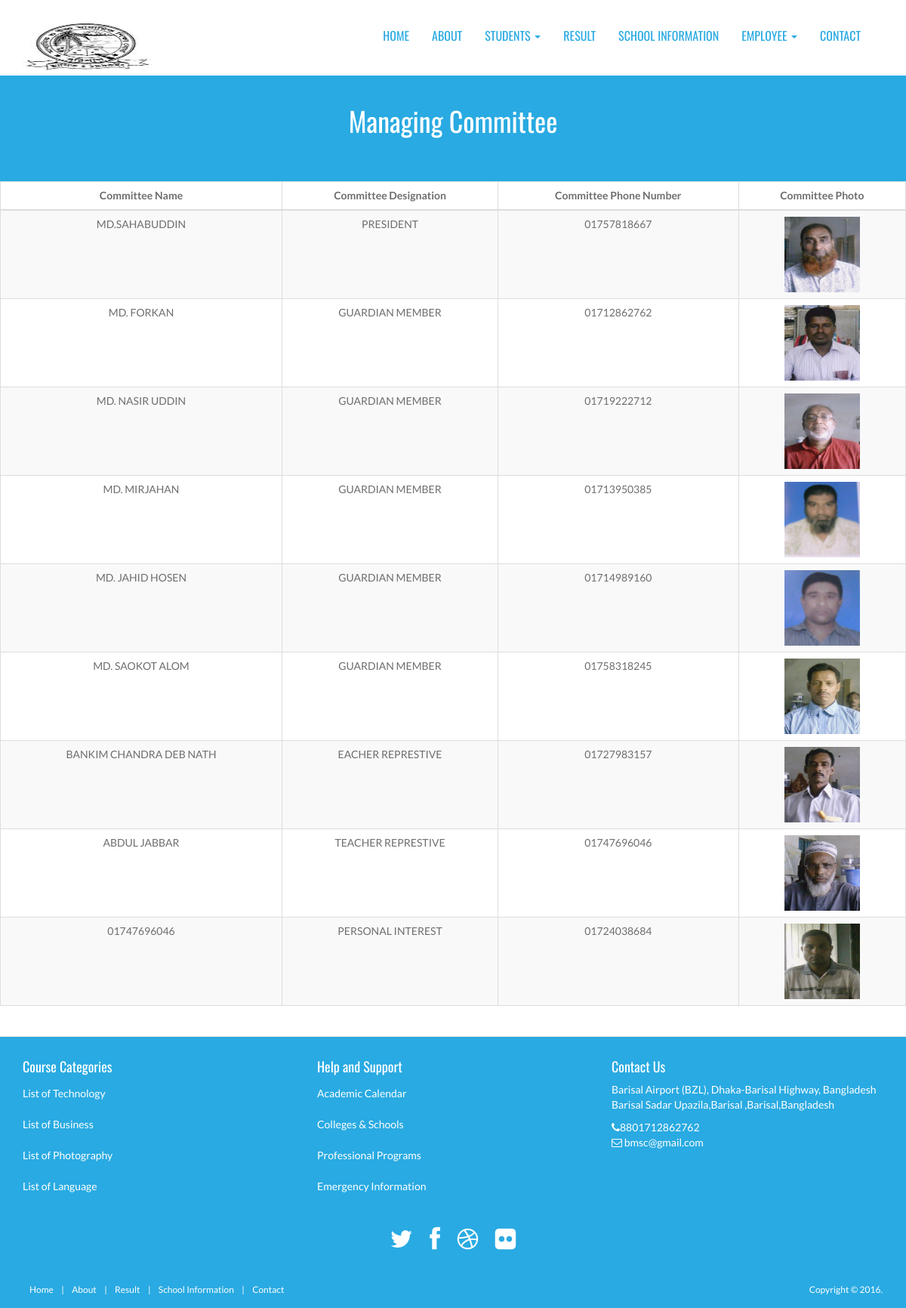
Screenshot of /committee.php with the database file from the repository.
### tables this page shows
CREATE TABLE IF NOT EXISTS `tbl_managing_committee` (
  `committee_id` int(3) NOT NULL AUTO_INCREMENT,
  `committee_name` varchar(100) NOT NULL,
  `committee_designation` varchar(100) NOT NULL,
  `committee_number` varchar(15) NOT NULL,
  `committee_photo` text NOT NULL,
  `publication_status` tinyint(1) NOT NULL,
  PRIMARY KEY (`committee_id`)
);

CREATE TABLE IF NOT EXISTS `tbl_category` (
  `category_id` int(3) NOT NULL AUTO_INCREMENT,
  `category_name` varchar(100) NOT NULL,
  `category_description` text NOT NULL,
  `publication_status` tinyint(1) NOT NULL,
  PRIMARY KEY (`category_id`)
);

CREATE TABLE IF NOT EXISTS `tbl_admission` (
  `admission_id` int(3) NOT NULL AUTO_INCREMENT,
  `admission_title` varchar(256) NOT NULL,
  `admission_description` text NOT NULL,
  `publication_status` smallint(1) NOT NULL,
  PRIMARY KEY (`admission_id`)
);

CREATE TABLE IF NOT EXISTS `tbl_address` (
  `address_id` int(3) NOT NULL AUTO_INCREMENT,
  `address` varchar(300) NOT NULL,
  `email` varchar(256) NOT NULL,
  `phone` varchar(15) NOT NULL,
  `publication_status` tinyint(1) NOT NULL,
  PRIMARY KEY (`address_id`)
);

### committee.php (called while the page is built, shortened)
<?php
include './index.php';

### classes/application.php (called while the page is built, shortened)
<?php
class Application {
    private $db_connect;
    public function __construct() {
        $host_name = 'localhost';
        $user_name = 'root';
        $password = '';
        $db_name = 'school-management-system';
        $this->db_connect = mysqli_connect($host_name, $user_name, $password, $db_name);
    }
    public function select_all_committee_info() {
        $sql = "SELECT * FROM tbl_managing_committee WHERE publication_status=1";
        if (mysqli_query($this->db_connect, $sql)) {
            $query_result = mysqli_query($this->db_connect, $sql);
            return $query_result;
        } else {
            die('Query Problem' . mysqli_error($this->db_connect));
        }
    }
    public function select_all_contact_info() {
        $sql = "SELECT * FROM tbl_address WHERE publication_status=1";
        if (mysqli_query($this->db_connect, $sql)) {
            $query_result = mysqli_query($this->db_connect, $sql);
            return $query_result;
        } else {
            die('Query Problem' . mysqli_error($this->db_connect));
        }
    }
    public function select_all_category_info() {
        $sql = "SELECT * FROM tbl_category WHERE publication_status=1";
        if (mysqli_query($this->db_connect, $sql)) {
            $query_result = mysqli_query($this->db_connect, $sql);
            return $query_result;
        } else {
            die('Query Problem' . mysqli_error($this->db_connect));
        }
    }
    public function select_admission_info() {
        $sql = "SELECT * FROM tbl_admission WHERE publication_status=1";
        if (mysqli_query($this->db_connect, $sql)) {
            $query_result = mysqli_query($this->db_connect, $sql);
            return $query_result;
        } else {
            die('Query Problem' . mysqli_error($this->db_connect));
        }
    }
}

### pages/committee_content.php (the view)
<?php
$query_result = $obj_app->select_all_committee_info();
?>
<header id="head" class="secondary">
    <div class="container">
        <h1>Managing Committee</h1>
    </div>
</header>
<div class="box-content">
    <table class="table table-striped table-bordered bootstrap-datatable datatable" >
        <thead>
            <tr>
                <th class="text-center">Committee Name</th>
                <th class="text-center">Committee Designation</th>
                <th class="text-center">Committee Phone Number</th>
                <th class="text-center">Committee Photo</th>
            </tr>
        </thead>
        <tbody>
            <?php while ($committee_info = mysqli_fetch_assoc($query_result)) { ?>
                <tr>
                    <td class="text-center"><?php echo $committee_info['committee_name']; ?></td>
                    <td class="text-center"><?php echo $committee_info['committee_designation']; ?></td>
                    <td class="text-center"><?php echo $committee_info['committee_number']; ?></td>
                    <td class="text-center"><img height="100px!important" src="assets/<?php echo $committee_info['committee_photo']; ?>" alt=""></td>
                </tr>
            <?php } ?>
        </tbody>
    </table>
</div>

### include/footer.php (shortened to what this page needs)
<?php
$query_result = $obj_app->select_all_contact_info();
$query_result1 = $obj_app->select_all_category_info();
$query_result2 = $obj_app->select_admission_info();
?>
<footer id="footer">
    <div class="container">
        <div class="row">
            <div class="footerbottom">
                <div class="col-md-4 col-sm-6">
                    <div class="footerwidget">
                        <h4>
                            Course Categories
                        </h4>
                        <div class="menu-course">
                            <?php while ($category_info = mysqli_fetch_assoc($query_result1)) { ?>
                                <ul class="menu">
                                    <li><a href="#"> <?php echo $category_info['category_name']; ?></a></li>
                                </ul>
                            <?php } ?>
                        </div>
                    </div>
                </div>
                <div class="col-md-4 col-sm-6">
                    <div class="footerwidget">
                        <h4>
                            Help and Support
                        </h4>
                        <?php while ($admission_info = mysqli_fetch_assoc($query_result2)) { ?>
                                <ul class="menu">
                                    <li><a href="#"> <?php echo $admission_info['admission_title']; ?></a></li>
                                </ul>
                            <?php } ?>
                    </div>
                </div>
                <div class="col-md-4 col-sm-6">
                    <div class="footerwidget">
                        <h4>Contact Us</h4>
                        <?php while ($contact_info = mysqli_fetch_assoc($query_result)) { ?>
                            <p><?php echo $contact_info['address']; ?></p>
                            <div class="contact-info">
                                <i class="fa fa-phone"></i><?php echo $contact_info['phone']; ?><br>
                                <i class="fa fa-envelope-o"></i> <?php echo $contact_info['email']; ?>
                            </div>
                        <?php } ?>
                    </div>
                </div>
            </div>
        </div>
        <div class="social text-center">
            <a href="https://twitter.com/" target="_blank"><i title="tweeter" class="fa fa-twitter"></i></a>
            <a href="https://www.facebook.com/" target="_blank"><i title="facebook" class="fa fa-facebook"></i></a>
            <a href="https://dribbble.com/" target="_blank"><i title="dribbble" class="fa fa-dribbble"></i></a>
            <a href="https://www.flickr.com" target="_blank"><i title="flickr" class="fa fa-flickr"></i></a>
        </div>
    </div>
    <div class="footer2">
        <div class="container">
            <div class="row">
                <div class="col-md-6 panel">
                    <div class="panel-body">
                        <p class="simplenav">
                            <a href="index.php">Home</a> |
                            <a href="about.php">About</a> |
                            <a href="result.php">Result</a> |
                            <a href="school_info.php">School Information</a> |
                            <a href="contact.php">Contact</a>
                    </div>
                </div>
                <div class="col-md-6 panel">
                    <div class="panel-body">
                        <p class="text-right">
                            Copyright &copy; 2016.
                        </p>
                    </div>
                </div>
            </div>
        </div>
    </div>
</footer>

### assets/front_end_assets/css/style.css (style rules this page uses)
body { font-family: 'Lato', sans-serif; font-weight: normal; color: #6E6E6E; }
h1, h2, h3, h4, h5, h6 { font-weight: normal; font-family: 'Oswald', sans-serif; }
h1, .h1, h2, .h2, h3, .h3 { margin-top: 30px; }
a { color:#3d84e6; }
#head { background-size: cover; height: 600px; text-align: center; color: white; font-weight: 300; position: relative; background-position-x: center; }
#head.secondary { height: 100px; min-height: 100px; padding-top: 0px; }
.panel { margin-bottom: 0px; background-color: transparent; border: 1px solid transparent; border-radius: 0px; -webkit-box-shadow: none; box-shadow: none; }
.panel-body { padding: 0px; }
ul, .list.custom-list ul { margin: 0 0 11px; list-style-type: none; padding-left: 10px; }
img { max-width: 100%; }
footer { border-top: 1px solid #e5e5e5; background: #29AAE2; margin-top: 40px; padding-top: 20px; color: #fff; }
ul.menu { padding: 0px; }
.menu li { padding: 5px 0px; }
.menu li a { color: #FFFFFF; }
.social { margin: 20px 0; }
.social a { font-size: 32px; margin: 0 10px; color: #FFFFFF; }
.footer2 { background: #29AAE2; padding: 15px 0; color: #aaa; font-size: 12px; }
.footer2 a { color: #FFF; }
.footer2 p { margin: 0; color: #fff; }
footer ul li { list-style: none; }
#head.secondary { padding-top: 0px; background: #29AAE2; background-size: cover; text-align: center; padding:10px 0; height: 140px; }
#head.secondary h1 { COLOR: #fff; text-align: center; }
.footer2 a { padding: 4px 8px; }

### rows the page displays
tbl_managing_committee: committee_name "MD.SAHABUDDIN", committee_designation "PRESIDENT", committee_number "01757818667", committee_photo (picture)
tbl_managing_committee: committee_name "MD. FORKAN", committee_designation "GUARDIAN MEMBER", committee_number "01712862762", committee_photo (picture)
tbl_managing_committee: committee_name "MD. NASIR UDDIN", committee_designation "GUARDIAN MEMBER", committee_number "01719222712", committee_photo (picture)
tbl_managing_committee: committee_name "MD. MIRJAHAN", committee_designation "GUARDIAN MEMBER", committee_number "01713950385", committee_photo (picture)
tbl_managing_committee: committee_name "MD. JAHID HOSEN", committee_designation "GUARDIAN MEMBER", committee_number "01714989160", committee_photo (picture)
tbl_managing_committee: committee_name "MD. SAOKOT ALOM", committee_designation "GUARDIAN MEMBER", committee_number "01758318245", committee_photo (picture)
tbl_managing_committee: committee_name "BANKIM CHANDRA DEB NATH", committee_designation "EACHER REPRESTIVE", committee_number "01727983157", committee_photo (picture)
tbl_managing_committee: committee_name "ABDUL JABBAR", committee_designation "TEACHER REPRESTIVE", committee_number "01747696046", committee_photo (picture)
tbl_managing_committee: committee_name "01747696046", committee_designation "PERSONAL INTEREST", committee_number "01724038684", committee_photo (picture)
tbl_category: category_name "List of Technology"
tbl_category: category_name "List of Business"
tbl_category: category_name "List of Photography"
tbl_category: category_name "List of Language"
tbl_admission: admission_title "Academic Calendar"
tbl_admission: admission_title "Colleges & Schools"
tbl_admission: admission_title "Professional Programs"
tbl_admission: admission_title "Emergency Information"
tbl_address: address "Barisal Airport (BZL), Dhaka-Barisal Highway, Bangladesh Barisal Sadar Upazila,Barisal ,Barisal,Bangladesh", phone "8801712862762", email "bmsc@gmail.com"
